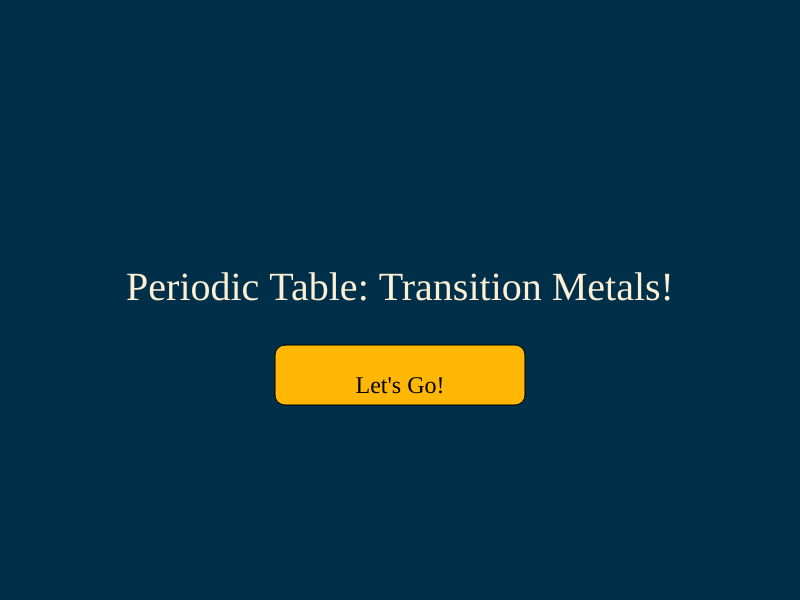
Frame 1 (no input)
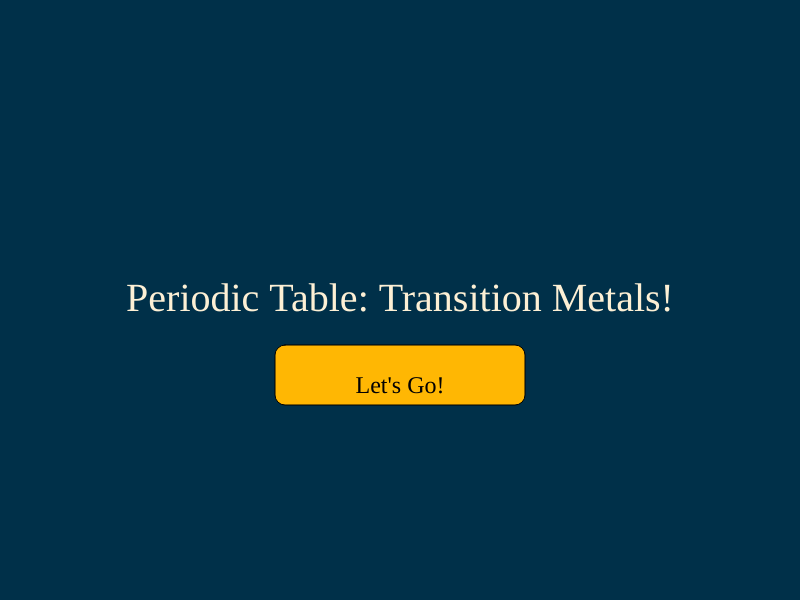
Frame 60 (no input)
Frame 120 (the mouse pressed at the canvas centre since frame 60): identical to frame 60, image omitted

The p5.js sketch that drew these frames (run headless with seeded random() and noise() and a simulated clock; from frame 60 on, the mouse is pressed at the canvas centre):

// p5.js sketch
// ── sketch.js
let grid;
let cellSize;
const GRID_SIZE = 10;
const pcols = 7;
const prows = 6;
let startButtonCharacteristics;
let startButtonTextCharacteristics;
let backButtonCharacteristics;
let state = "title screen";
let clickedElement = {}; // Initialize clickedElement with an empty object

// Define transition metals
const transitionMetals = [
    { symbol: "Sc", name: "Scandium", atomicNumber: 21, atomicMass: 44.96 },
    { symbol: "Ti", name: "Titanium", atomicNumber: 22, atomicMass: 47.87 },
    { symbol: "V", name: "Vanadium", atomicNumber: 23, atomicMass: 50.94 },
    { symbol: "Cr", name: "Chromium", atomicNumber: 24, atomicMass: 51.996 },
    { symbol: "Mn", name: "Manganese", atomicNumber: 25, atomicMass: 54.94 },
    { symbol: "Fe", name: "Iron", atomicNumber: 26, atomicMass: 55.85 },
    { symbol: "Co", name: "Cobalt", atomicNumber: 27, atomicMass: 58.93 },
    { symbol: "Ni", name: "Nickel", atomicNumber: 28, atomicMass: 58.69 },
    { symbol: "Cu", name: "Copper", atomicNumber: 29, atomicMass: 63.55 },
    { symbol: "Zn", name: "Zinc", atomicNumber: 30, atomicMass: 65.38 },
    { symbol: "Y", name: "Yttrium", atomicNumber: 39, atomicMass: 88.91 },
    { symbol: "Zr", name: "Zirconium", atomicNumber: 40, atomicMass: 91.22 },
    { symbol: "Nb", name: "Niobium", atomicNumber: 41, atomicMass: 92.91 },
    { symbol: "Mo", name: "Molybdenum", atomicNumber: 42, atomicMass: 95.96 },
    { symbol: "Tc", name: "Technetium", atomicNumber: 43, atomicMass: 98 },
    { symbol: "Ru", name: "Ruthenium", atomicNumber: 44, atomicMass: 101.07 },
    { symbol: "Rh", name: "Rhodium", atomicNumber: 45, atomicMass: 102.91 },
    { symbol: "Pd", name: "Palladium", atomicNumber: 46, atomicMass: 106.42 },
    { symbol: "Ag", name: "Silver", atomicNumber: 47, atomicMass: 107.87 },
    { symbol: "Cd", name: "Cadmium", atomicNumber: 48, atomicMass: 112.41 },
    { symbol: "Hf", name: "Hafnium", atomicNumber: 72, atomicMass: 178.49 },
    { symbol: "Ta", name: "Tantalum", atomicNumber: 73, atomicMass: 180.95 },
    { symbol: "W", name: "Tungsten", atomicNumber: 74, atomicMass: 183.84 },
    { symbol: "Re", name: "Rhenium", atomicNumber: 75, atomicMass: 186.21 },
    { symbol: "Os", name: "Osmium", atomicNumber: 76, atomicMass: 190.23 },
    { symbol: "Ir", name: "Iridium", atomicNumber: 77, atomicMass: 192.22 },
    { symbol: "Pt", name: "Platinum", atomicNumber: 78, atomicMass: 195.08 },
    { symbol: "Au", name: "Gold", atomicNumber: 79, atomicMass: 196.97 },
    { symbol: "Hg", name: "Mercury", atomicNumber: 80, atomicMass: 200.59 },
    { symbol: "Rf", name: "Rutherfordium", atomicNumber: 104, atomicMass: 267 },
    { symbol: "Db", name: "Dubnium", atomicNumber: 105, atomicMass: 270 },
    { symbol: "Sg", name: "Seaborgium", atomicNumber: 106, atomicMass: 269 },
    { symbol: "Bh", name: "Bohrium", atomicNumber: 107, atomicMass: 270 },
    { symbol: "Hs", name: "Hassium", atomicNumber: 108, atomicMass: 269 },
    { symbol: "Mt", name: "Meitnerium", atomicNumber: 109, atomicMass: 278 },
    { symbol: "Ds", name: "Darmstadtium", atomicNumber: 110, atomicMass: 281 },
    { symbol: "Rg", name: "Roentgenium", atomicNumber: 111, atomicMass: 282 },
    { symbol: "Cn", name: "Copernicium", atomicNumber: 112, atomicMass: 285 },
];

function setup() {
    createCanvas(800, 600); // Adjust the canvas size
    shuffle(transitionMetals, true); // Shuffle the transitionMetals array
    fillTransitionMetalsArray(); // Fill the transition metals array
    grid = generateEmptyGrid(prows, pcols);
    cellSize = min(width, height) / max(prows, pcols);
}

function fillTransitionMetalsArray() {
    // Fill the transition metals array with empty objects to match the grid size
    const totalCells = pcols * prows;
    const missingCells = totalCells - transitionMetals.length;
    if (missingCells > 0) {
        for (let i = 0; i < missingCells; i++) {
            transitionMetals.push({});
        }
    }
}

function draw() {
    if (state === "title screen") {
        // Draw title screen
        background(0, 48, 73);
        titleText();
        startButton();
        displayStartButton();
        startButtonText();
        displayStartButtonText();
    } else if (state === "periodic table") {
        // Draw periodic table
        background(0, 48, 73);
        displayGrid();
    } else if (state === "element details") {
        // Draw element details
        background(255);
        displayElementDetails(clickedElement);
        backButton();
        displayBackButton();
    }
}

function displayGrid() {
    // Draw grid
    strokeWeight(1);
    for (let y = 0; y < grid.length; y++) {
        for (let x = 0; x < grid[y].length; x++) {
            const xPos = x * cellSize;
            const yPos = y * cellSize;
            fill(y % 2 === 0 ? 'white' : 'lightgray');
            rect(xPos, yPos, cellSize, cellSize);
            const index = y * pcols + x;
            if (index < transitionMetals.length) {
                const element = transitionMetals[index];
                if (element.symbol) { // Check if element is not empty
                    fill(0);
                    textSize(cellSize / 3); // Adjust text size based on cell size
                    textAlign(CENTER, CENTER);
                    text(element.symbol, xPos + cellSize / 2, yPos + cellSize / 2 - cellSize / 6); // Center text within cell
                }
            }
        }
    }
}

function mousePressed() {
    if (state === "title screen") {
        // Check if the start button is clicked
        if (mouseX > startButtonCharacteristics.x - startButtonCharacteristics.width / 2 &&
            mouseX < startButtonCharacteristics.x + startButtonCharacteristics.width / 2 &&
            mouseY > startButtonCharacteristics.y - startButtonCharacteristics.height / 2 &&
            mouseY < startButtonCharacteristics.y + startButtonCharacteristics.height / 2) {
            state = "periodic table";
        }
    } else if (state === "periodic table") {
        // Check which element is clicked
        const column = Math.floor(mouseX / cellSize);
        const row = Math.floor(mouseY / cellSize);
        const index = row * pcols + column;
        if (index >= 0 && index < transitionMetals.length) {
            clickedElement = transitionMetals[index];
            if (Object.keys(clickedElement).length !== 0) {
                state = "element details";
            }
        }
    } else if (state === "element details") {
        // Check if the back button is clicked
        if (mouseX > backButtonCharacteristics.x - backButtonCharacteristics.width / 2 &&
            mouseX < backButtonCharacteristics.x + backButtonCharacteristics.width / 2 &&
            mouseY > backButtonCharacteristics.y - backButtonCharacteristics.height / 2 &&
            mouseY < backButtonCharacteristics.y + backButtonCharacteristics.height / 2) {
            state = "periodic table";
        }
    }
}

function displayElementDetails(element) {
    // Display element details if the element is not empty
    if (Object.keys(element).length !== 0) {
        textAlign(CENTER);
        textSize(24);
        text("Element Name: " + element.name, width / 2, height / 3);
        text("Element Symbol: " + element.symbol, width / 2, height / 2);
        text("Atomic Number: " + element.atomicNumber, width / 2, height / 2 + 50);
        text("Atomic Mass: " + element.atomicMass, width / 2, height / 2 + 100);
    }
}

function startButton() {
    // Define start button characteristics
    startButtonCharacteristics = {
        x: width / 2,
        y: height / 1.6,
        width: 250,
        height: 60,
        color: color(255, 183, 3)
    };
}

function displayStartButton() {
    // Display start button
    fill(startButtonCharacteristics.color);
    rectMode(CENTER);
    rect(startButtonCharacteristics.x, startButtonCharacteristics.y, startButtonCharacteristics.width, startButtonCharacteristics.height, 10);
}

function startButtonText() {
    // Define start button text characteristics
    startButtonTextCharacteristics = {
        x: width / 2,
        y: height / 1.55,
        size: 24,
        color: color(2, 1, 3)
    };
}

function displayStartButtonText() {
    // Display start button text
    fill(startButtonTextCharacteristics.color);
    textAlign(CENTER, CENTER);
    textSize(startButtonTextCharacteristics.size);
    text("Let's Go!", startButtonTextCharacteristics.x, startButtonTextCharacteristics.y);
}

function backButton() {
    // Define back button characteristics
    backButtonCharacteristics = {
        x: width / 2,
        y: height - 50,
        width: 150,
        height: 40,
        color: color(200),
        label: "Back"
    };
}

function titleText() {
    // Display title text
    textAlign(CENTER);
    textFont("Trebuchet MS");
    fill(253, 240, 213);
    textSize(40);
    text("Periodic Table: Transition Metals!", width / 2, height / 2);
}

function displayBackButton() {
    // Display back button
    fill(backButtonCharacteristics.color);
    rectMode(CENTER);
    rect(backButtonCharacteristics.x, backButtonCharacteristics.y, backButtonCharacteristics.width, backButtonCharacteristics.height, 10);
    fill(0);
    textSize(20);
    textAlign(CENTER, CENTER);
    text(backButtonCharacteristics.label, backButtonCharacteristics.x, backButtonCharacteristics.y);
}

function fillTransitionMetalsArray() {
    // Fill the transition metals array with empty objects to match the grid size
    const totalCells = pcols * prows;
    const missingCells = totalCells - transitionMetals.length;
    if (missingCells > 0) {
        for (let i = 0; i < missingCells; i++) {
            transitionMetals.push({});
        }
    }
}

function generateEmptyGrid(pcols, prows) {
    // Generate an empty grid
    let emptyArray = [];
    for (let y = 0; y < prows; y++) {
        emptyArray.push([]);
        for (let x = 0; x < pcols; x++) {
            emptyArray[y].push(0);
        }
    }
    return emptyArray;
}
